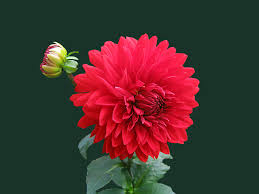
#> input picture Image/srity.jpg, 259 x 194 px
$ python '3(c).py'
#> lines starting #> are read from the running program, lines starting #| are printed output that depends on the picture; after the words box and inside, x2 and y2 are one past the last pixel; in counts of white or black regions, pixels touching at a corner belong together
import numpy as np
import cv2
import matplotlib.pyplot as plt

image = cv2.imread('Image/srity.jpg', cv2.IMREAD_GRAYSCALE)
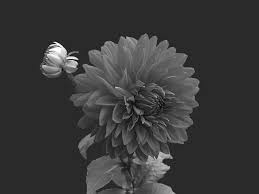
#> image: shape (194, 259); min 0, max 255, mean 57
image = cv2.resize(image, (512, 512))
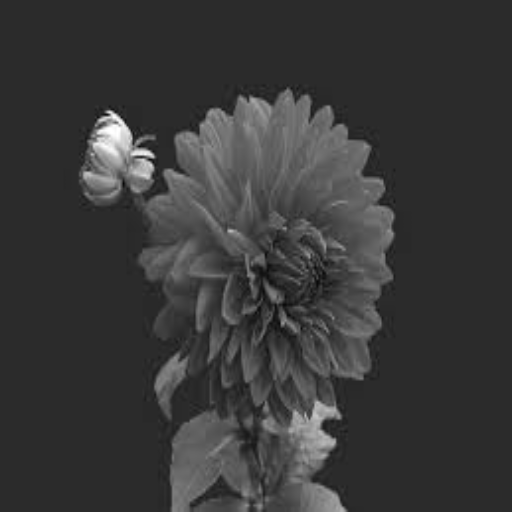
#> image: shape (512, 512); min 6, max 255, mean 56.9
height, width = image.shape
#> height = 512; width = 512
def addNoise(image):
    noise_image = image.copy()
    noise = 0.02
    height, width = image.shape
#> height = 512; width = 512

    for h in range(height):
        for w in range(width):
            random_val = np.random.rand()
            if random_val < noise / 2:
                noise_image[h, w] = 0
            elif random_val < noise:
                noise_image[h, w] = 255
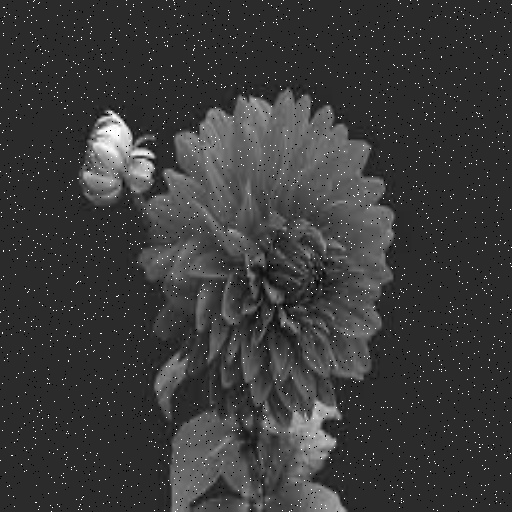
#> noise_image: shape (512, 512); 1.99% of pixels changed, all inside (x1, y1, x2, y2) = (0, 0, 512, 512)
    return noise_image


noise_image = addNoise(image)
plt.subplot(2, 2, 1)
plt.imshow(image, cmap='gray')
plt.subplot(2, 2, 2)
plt.imshow(noise_image, cmap='gray')


def harmonic_geometric_mean(noise_image, height, width):
#> called with height = 512, width = 512
    n = 3
    pad_height = n // 2
    pad_width = n // 2
    harmonic = np.zeros_like(noise_image)
    geometric = np.zeros_like(noise_image)
    pad_image = np.pad(noise_image, ((pad_height, pad_height), (pad_width, pad_width)), mode='constant')
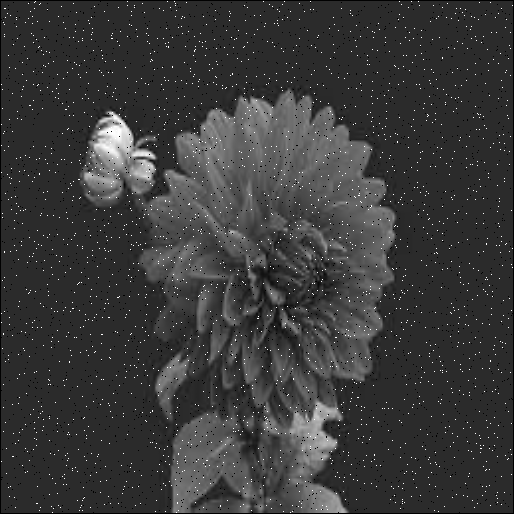
#> pad_image: shape (514, 514); min 0, max 255, mean 57.8

    for h in range(height):
        for w in range(width):
            tmp_window = pad_image[h:h + n, w:w + n]

            harmonic_weight = n * n / np.sum(1.0 / (tmp_window + 1e-3))  # harmonic weight
            harmonic[h, w] = harmonic_weight

            # for geometric mean filter
            geometric_weight = 0
            count_non_zero = 0
            for i in range(n):
                for j in range(n):
                    if tmp_window[i][j] > 0:
                        geometric_weight += np.log(tmp_window[i][j])
                        count_non_zero += 1
            if count_non_zero > 0:
                geometric_weight = np.exp(geometric_weight / count_non_zero)
            else:
                geometric_weight = 0

            # geometric_weight= np.prod(tmp_window) ** (1 /n*n)
            geometric[h, w] = geometric_weight
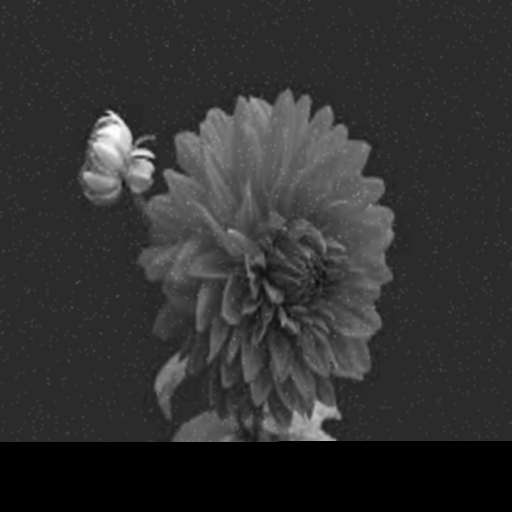
#> geometric: shape (512, 512); min 0, max 254, mean 49.4
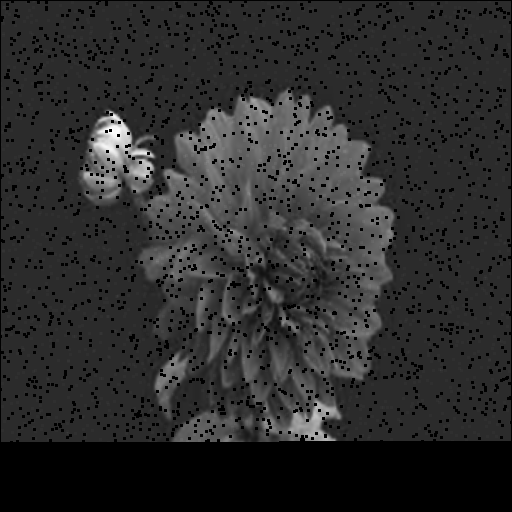
#> harmonic: shape (512, 512); min 0, max 254, mean 44.4

    return harmonic, geometric


def PSNR(original, noisy):
    mse = np.mean((original - noisy) ** 2)
    max_pixel_value = 255.0
    psnr = 20 * np.log10(max_pixel_value / np.sqrt(mse))
    return psnr


#> (the run stopped early here; a loop or call above may not have finished)
